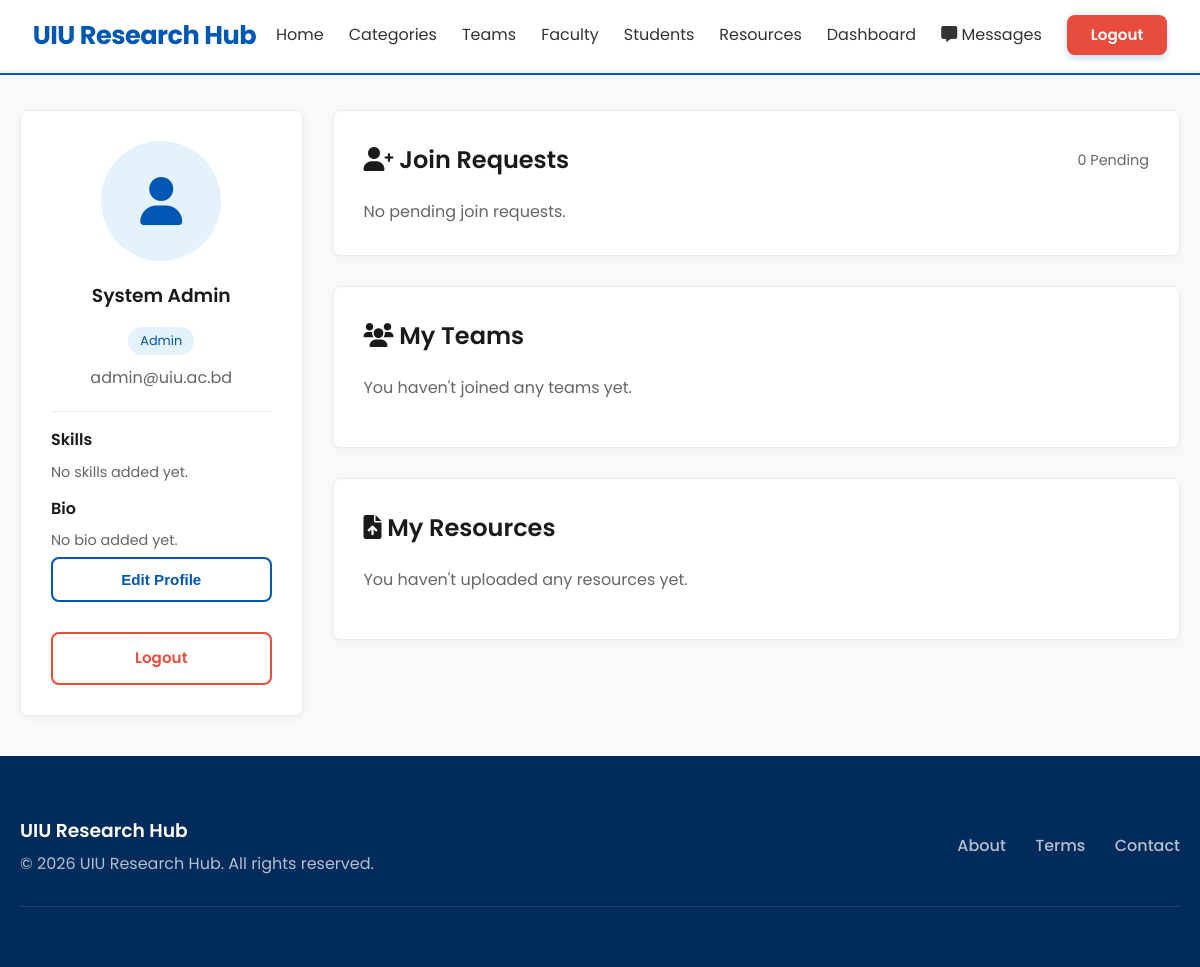
/dashboard.php (signed in), run on the app's committed database.
### tables this page shows
CREATE TABLE IF NOT EXISTS users (
    user_id INT AUTO_INCREMENT PRIMARY KEY,
    full_name VARCHAR(100) NOT NULL,
    email VARCHAR(100) NOT NULL UNIQUE,
    password_hash VARCHAR(255) NOT NULL,
    role_id INT DEFAULT 1,
    phone VARCHAR(20),
    department VARCHAR(100),
    bio TEXT,
    skills TEXT,
    profile_picture VARCHAR(255),
    is_active BOOLEAN DEFAULT TRUE,
    last_login DATETIME,
    created_at TIMESTAMP DEFAULT CURRENT_TIMESTAMP,
    updated_at TIMESTAMP DEFAULT CURRENT_TIMESTAMP ON UPDATE CURRENT_TIMESTAMP,
    FOREIGN KEY (role_id) REFERENCES roles(role_id)
);

CREATE TABLE IF NOT EXISTS roles (
    role_id INT AUTO_INCREMENT PRIMARY KEY,
    role_name VARCHAR(50) NOT NULL UNIQUE
);

### db-connect.php (called while the page is built, shortened)
<?php
class DatabaseConnection {
    private $connection;
    private function connect() {
        try {
            $this->connection = new mysqli(
                DB_HOST,
                DB_USER,
                DB_PASS,
                DB_NAME,
                DB_PORT
            );
            $this->connection->query("SET time_zone = '+00:00'");
            $this->connection->report_mode = MYSQLI_REPORT_ERROR | MYSQLI_REPORT_STRICT;
        } catch (Exception $e) {
            $this->handleError($e->getMessage());
        }
    }
    public function executeQuery($query, $params = [], $types = '') {
        try {
            $stmt = $this->connection->prepare($query);
            if (!empty($params)) {
                if (empty($types)) {
                    $types = '';
                    foreach ($params as $param) {
                        if (is_int($param)) {
                            $types .= 'i';
                        } elseif (is_float($param)) {
                            $types .= 'd';
                        } else {
                            $types .= 's';
                        }
                    }
                }
                $stmt->bind_param($types, ...$params);
            }
            if (!$stmt->execute()) {
                throw new Exception('Execute failed: ' . $stmt->error);
            }
            return $stmt;
        } catch (Exception $e) {
            $this->handleError($e->getMessage());
            return false;
        }
    }
    public function fetchRow($query, $params = [], $types = '') {
        $stmt = $this->executeQuery($query, $params, $types);
        $result = $stmt->get_result();
        $row = $result->fetch_assoc();
        return $row;
    }
    public function fetchAll($query, $params = [], $types = '') {
        $stmt = $this->executeQuery($query, $params, $types);
        $result = $stmt->get_result();
        $rows = $result->fetch_all(MYSQLI_ASSOC);
        return $rows;
    }
    public function fetchValue($query, $params = [], $types = '') {
        $row = $this->fetchRow($query, $params, $types);
        return reset($row);
    }
}
$db = new DatabaseConnection();
?>

### database-functions.php (called while the page is built, shortened)
<?php
require_once 'db-connect.php';
function getUserWithRole($userId) {
    global $db;
    return $db->fetchRow(
        "SELECT u.*, r.role_name
         FROM users u
         LEFT JOIN roles r ON u.role_id = r.role_id
         WHERE u.user_id = ?",
        [$userId]
    );
}
function getUserRoleName($userId) {
    $user = getUserWithRole($userId);
    $roleName = trim((string)($user['role_name'] ?? ''));
    return $roleName === '' ? null : $roleName;
}
function userCanUploadResource($userId) {
    $roleName = getUserRoleName($userId);
    return strcasecmp($roleName, 'Student') === 0 || strcasecmp($roleName, 'Faculty') === 0;
}
function getPendingJoinRequestsForLeader($leaderUserId) {
    global $db;
    if (!dbTableExists('join_requests')) {
        return [];
    }
    return $db->fetchAll(
        "SELECT
            jr.request_id,
            jr.team_id,
            jr.user_id,
            jr.status,
            jr.requested_at,
            t.team_name,
            t.max_members,
            t.current_members,
            u.full_name AS student_name,
            u.email AS student_email
         FROM join_requests jr
         JOIN teams t ON jr.team_id = t.team_id
         JOIN users u ON jr.user_id = u.user_id
         WHERE t.team_leader_id = ? AND jr.status = 'Pending'
         ORDER BY jr.requested_at DESC",
        [(int)$leaderUserId],
        'i'
    );
}
function dbTableExists($table) {
    global $db;
    $count = $db->fetchValue(
        "SELECT COUNT(*)
         FROM information_schema.TABLES
         WHERE TABLE_SCHEMA = DATABASE() AND TABLE_NAME = ?",
        [(string)$table],
        's'
    );
    return (int)$count > 0;
}
?>

### dashboard.php (the view, shortened to what this page needs)
<?php
require_once 'database-functions.php';
$user = getUserWithRole($_SESSION['user_id']);
$roleName = (string)($user['role_name'] ?? '');
$isFaculty = strcasecmp($roleName, 'Faculty') === 0;
$canUploadResource = userCanUploadResource($_SESSION['user_id']);
$myTeams = [];
if (!$isFaculty) {
    $myTeams = $db->fetchAll(
        "SELECT t.*, tm.member_role
         FROM teams t
         JOIN team_members tm ON t.team_id = tm.team_id
         WHERE tm.user_id = ?
         ORDER BY t.created_at DESC",
        [$_SESSION['user_id']]
    );
}
$myResources = getResourcesByUploader($_SESSION['user_id']);
$pendingJoinRequests = getPendingJoinRequestsForLeader((int)$_SESSION['user_id']);
?>
<!DOCTYPE html>
<html lang="en">
<head>
    <link rel="stylesheet" href="styles.css">
    <link rel="stylesheet" href="https://cdnjs.cloudflare.com/ajax/libs/font-awesome/6.0.0/css/all.min.css" />
</head>
<body>
    <?php include 'header.php'; ?>
    <section class="section" style="padding: 40px 0;">
        <div class="container">
            <div class="grid grid-3" style="grid-template-columns: 1fr 3fr; align-items: start; gap: 30px;">
                <div class="card" style="text-align: center;">
                    <div style="width: 120px; height: 120px; background-color: var(--primary-light); border-radius: 50%; margin: 0 auto 20px; display: flex; align-items: center; justify-content: center; font-size: 3rem; color: var(--primary-color); overflow: hidden;">
                        <?php if (!empty($user['profile_picture'])): ?>
                            <img src="<?php echo htmlspecialchars($user['profile_picture']); ?>" alt="Profile" style="width: 100%; height: 100%; object-fit: cover;">
                        <?php else: ?>
                            <i class="fas fa-user"></i>
                        <?php endif; ?>
                    </div>
                    <h3><?php echo htmlspecialchars($user['full_name']); ?></h3>
                    <span style="display: inline-block; padding: 4px 12px; background-color: var(--primary-light); color: var(--primary-color); border-radius: 15px; font-size: 0.8rem; margin-bottom: 10px;">
                        <?php echo htmlspecialchars($user['role_name'] ?? 'User'); ?>
                    </span>
                    <p style="color: #666; margin-bottom: 20px;"><?php echo htmlspecialchars($user['email']); ?></p>
                    <div style="text-align: left; margin: 15px 0 5px; padding-top: 15px; border-top: 1px solid #eee;">
                        <h4 style="margin: 0 0 8px 0; font-size: 1rem;">Skills</h4>
                        <?php
                        $skillsStr = trim((string)($user['skills'] ?? ''));
                        $skillsList = $skillsStr === '' ? [] : array_filter(array_map('trim', explode(',', $skillsStr)));
                        ?>
                        <?php if (empty($skillsList)): ?>
                            <p style="margin: 0 0 12px 0; color: #666; font-size: 0.9rem;">No skills added yet.</p>
                        <?php endif; ?>
                        <h4 style="margin: 0 0 8px 0; font-size: 1rem;">Bio</h4>
                        <?php $bioStr = trim((string)($user['bio'] ?? '')); ?>
                        <?php if ($bioStr === ''): ?>
                            <p style="margin: 0; color: #666; font-size: 0.9rem;">No bio added yet.</p>
                        <?php else: ?>
                            <p style="margin: 0; color: #555; font-size: 0.9rem; line-height: 1.5;"><?php echo nl2br(htmlspecialchars($bioStr)); ?></p>
                        <?php endif; ?>
                    </div>
                    <button onclick="document.getElementById('editProfileForm').style.display = 'block'; this.style.display='none';" class="btn btn-outline" style="width: 100%; margin-bottom: 10px;">Edit Profile</button>
                    <a href="logout.php" class="btn btn-outline" style="width: 100%; border-color: #e74c3c; color: #e74c3c; margin-top: 20px;">Logout</a>
                </div>
                <div>
                    <?php if (!$isFaculty): ?>
                        <div class="card" style="margin-bottom: 30px;">
                            <div style="display: flex; justify-content: space-between; align-items: center; margin-bottom: 20px;">
                                <h2 style="font-size: 1.5rem; margin: 0;"><i class="fas fa-user-plus"></i> Join Requests</h2>
                                <span id="joinRequestsCount" style="font-size: 0.9rem; color: #666;"><?php echo count($pendingJoinRequests); ?> Pending</span>
                            </div>
                            <?php if (!dbTableExists('join_requests')): ?>
                                <p style="color: #666; margin: 0;">Join requests are not available yet. Run <code>dummy/migrate_db_v4.php</code>.</p>
                            <?php elseif (empty($pendingJoinRequests)): ?>
                                <p id="joinRequestsEmpty" style="color: #666; margin: 0;">No pending join requests.</p>
                            <?php endif; ?>
                        </div>
                    <?php endif; ?>
                    <?php if (!$isFaculty): ?>
                        <div class="card" style="margin-bottom: 30px;">
                            <div style="display: flex; justify-content: space-between; align-items: center; margin-bottom: 20px;">
                                <h2 style="font-size: 1.5rem; margin: 0;"><i class="fas fa-users"></i> My Teams</h2>
                            </div>
                            <?php if (empty($myTeams)): ?>
                                <p style="color: #666;">You haven't joined any teams yet.</p>
                            <?php endif; ?>
                        </div>
                    <?php endif; ?>
                    <div class="card">
                        <div style="display: flex; justify-content: space-between; align-items: center; margin-bottom: 20px;">
                            <h2 style="font-size: 1.5rem; margin: 0;"><i class="fas fa-file-upload"></i> My Resources</h2>
                        </div>
                        <?php if (empty($myResources)): ?>
                            <p style="color: #666;">You haven't uploaded any resources yet.</p>
                        <?php endif; ?>
                    </div>
                </div>
            </div>
        </div>
    </section>
    <?php include 'footer.php'; ?>
</body>
</html>

### styles.css (style rules this page uses)
:root { --primary-color: #0056b3; --primary-light: #e3f2fd; --secondary-color: #004494; --accent-color: #28a745; --background-color: #f8f9fa; --text-color: #333333; --text-light: #666666; --white: #ffffff; --border-color: #e9ecef; --shadow: 0 2px 8px rgba(0, 0, 0, 0.05); --shadow-hover: 0 8px 16px rgba(0, 0, 0, 0.1); --radius: 8px; --font-family: 'Poppins', sans-serif; --nav-height: 70px; }
* { margin: 0; padding: 0; box-sizing: border-box; }
body { font-family: var(--font-family); background-color: var(--background-color); color: var(--text-color); line-height: 1.6; }
a { text-decoration: none; color: inherit; transition: all 0.3s ease; }
h1, h2, h3, h4, h5, h6 { font-weight: 600; margin-bottom: 1rem; color: #1a1a1a; }
p { margin-bottom: 1rem; color: var(--text-light); }
.container { max-width: 1200px; margin: 0 auto; padding: 0 20px; }
.section { padding: 80px 0; }
.grid { display: grid; gap: 30px; }
.grid-3 { grid-template-columns: repeat(3, 1fr); }
.btn { display: inline-block; padding: 12px 28px; background-color: var(--primary-color); color: var(--white); border-radius: var(--radius); font-weight: 600; font-size: 0.95rem; border: none; cursor: pointer; text-align: center; transition: all 0.3s ease; box-shadow: 0 4px 6px rgba(0, 86, 179, 0.2); }
.btn-outline { background-color: transparent; border: 2px solid var(--primary-color); color: var(--primary-color); box-shadow: none; }
.card { background-color: var(--white); padding: 30px; border-radius: var(--radius); box-shadow: var(--shadow); border: 1px solid var(--border-color); transition: all 0.3s ease; }

### data on the page
users: full_name "System Admin", role.role_name "Admin", email "admin@uiu.ac.bd"

### other printed values
count($pendingJoinRequests) "0"
